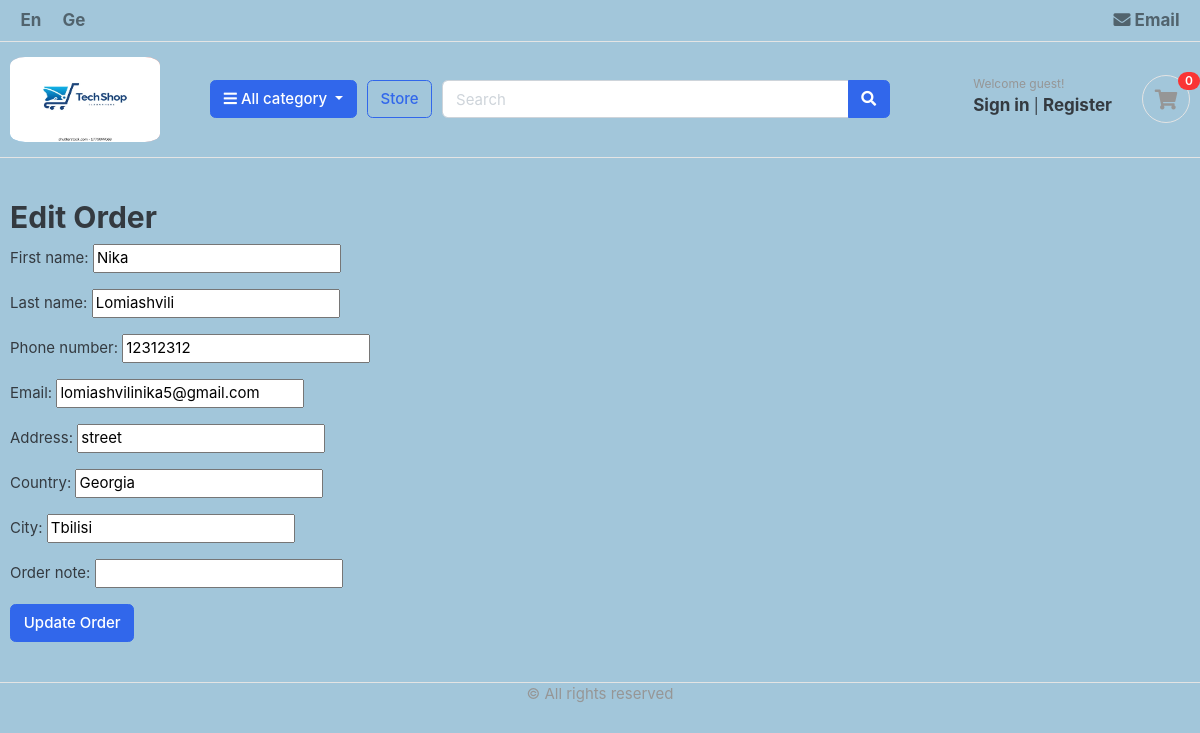
The page /accounts/dashboard/edit-order/20231219148/ on the database its author committed.
### orders/models.py (models this page shows, shortened)
class Order(models.Model):
    STATUS= (
        ('New', 'New'),
        ('Accepted','Accepted'),
        ('Completed','Completed'),
        ('Canceled','Canceled'),
    )
    user=models.ForeignKey(Account, on_delete=models.SET_NULL, null=True)
    payment=models.ForeignKey(Payment, on_delete=models.SET_NULL, blank=True, null=True)
    orders_number=models.CharField(max_length=20)
    first_name=models.CharField(max_length=50)
    last_name=models.CharField(max_length=50)
    phone_number=models.CharField(max_length=20)
    email=models.EmailField(max_length=50)
    address=models.CharField(max_length=50)
    country=models.CharField(max_length=50)
    city=models.CharField(max_length=50)
    order_note=models.CharField(max_length=100,blank=True)
    order_total=models.FloatField()
    tax=models.FloatField()
    status=models.CharField(max_length=10, choices=STATUS, default='New')
    ip=models.CharField(blank=True, max_length=20)
    is_ordered=models.BooleanField(default=False)
    created_at=models.DateTimeField(auto_now_add=True)
    updated_at=models.DateTimeField(auto_now=True)

### accounts/views.py (the view)
# urls.py: path('dashboard/edit-order/<int:orders_number>/', views.edit_order, name='edit_order'),
def edit_order(request, orders_number):
    order = get_object_or_404(Order, orders_number=orders_number)
    if request.method == 'POST':
        form = OrderForm(request.POST, instance=order)
        if form.is_valid():
            form.save()
            return redirect('order_detail', order_id=order.orders_number)
    else:
        form = OrderForm(instance=order)
    context = {
        'form': form,
        'order': order,
    }
    return render(request, 'orders/edit_order.html', context)

### orders/forms.py
class OrderForm(forms.ModelForm):
    class Meta:
        model = Order
        fields = ['first_name', 'last_name', 'phone_number', 'email', 'address', 'country', 'city', 'order_note']

### cart/context_processors.py (called while the page is built)
def counter(request):
    cart_count=0
    if 'admin' in request.path:
        return {}
    else:
        try:
            cart = Cart.objects.filter(cart_id=_cart_id(request))
            if request.user.is_authenticated:
                cart_items = CartItem.objects.all().filter(user=request.user)
            else:
               cart_items= CartItem.objects.all().filter(cart=cart[:1])
            for cart_item in cart_items:
                cart_count+= cart_item.quantity
        except Cart.DoesNotExist:
            cart_count=0
    return dict(cart_count=cart_count)

### cart/views.py (called while the page is built)
def _cart_id(request):
    cart= request.session.session_key
    if not cart:
        cart = request.session.create()
    return cart

### category/context_processors.py (called while the page is built)
def menu_links(request):
    links = Category.objects.all()
    return dict(links=links)

### category/models.py (called while the page is built)
    def get_url(self):
        return reverse('products_by_category', args=[self.slug])

### templates/orders/edit_order.html (shortened to what this page needs)
{% extends 'base.html' %}
{% load static %}
{% block content %}
<section class="section-content padding-y bg">
    <div class="container">
        <div class="row">
            <div class="col-md-12">
                <h2>Edit Order</h2>
                <form method="POST" enctype="multipart/form-data">
                    {{ form.as_p }}
                    <button type="submit" class="btn btn-primary">Update Order</button>
                </form>
            </div>
        </div>
    </div>
</section>
{% endblock %}

### static/css/ui.css (style rules this page uses)
section, body,footer, header,.section-pagetop { background-color: #a2c6da; }
html { font-family: "Inter", sans-serif; font-size: 15px; }
.padding-y { padding-top: 40px; padding-bottom: 40px; }
.bg { background-color: #f8f9fa; }
.section-content { background-color: #a2c6da; }

### static/css/style.css (style rules this page uses)
section, body,footer, header,.section-pagetop { background-color: #a2c6da; }
.section-content { background-color: #a2c6da; }

### rows shown on the page
Order: first_name "Nika", last_name "Lomiashvili", phone_number "12312312", email "lomiashvilinika5@gmail.com", address "street", country "Georgia", city "Tbilisi"

### other values the page prints
{{ cart_count }} "0"
